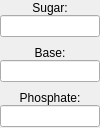
<?xml version="1.0" encoding="UTF-8"?>
<ui version="4.0">
 <class>CustomNucleotidePopup</class>
 <widget class="QWidget" name="CustomNucleotidePopup">
  <property name="geometry">
   <rect>
    <x>0</x>
    <y>0</y>
    <width>100</width>
    <height>128</height>
   </rect>
  </property>
  <property name="sizePolicy">
   <sizepolicy hsizetype="Preferred" vsizetype="Minimum">
    <horstretch>0</horstretch>
    <verstretch>0</verstretch>
   </sizepolicy>
  </property>
  <property name="windowTitle">
   <string>Form</string>
  </property>
  <layout class="QVBoxLayout" name="verticalLayout">
   <property name="spacing">
    <number>0</number>
   </property>
   <property name="leftMargin">
    <number>0</number>
   </property>
   <property name="topMargin">
    <number>0</number>
   </property>
   <property name="rightMargin">
    <number>0</number>
   </property>
   <property name="bottomMargin">
    <number>0</number>
   </property>
   <item>
    <widget class="QLabel" name="sugar_lbl">
     <property name="text">
      <string>Sugar:</string>
     </property>
     <property name="alignment">
      <set>Qt::AlignCenter</set>
     </property>
    </widget>
   </item>
   <item>
    <widget class="QLineEdit" name="sugar_le">
     <property name="alignment">
      <set>Qt::AlignCenter</set>
     </property>
    </widget>
   </item>
   <item>
    <spacer name="verticalSpacer">
     <property name="orientation">
      <enum>Qt::Vertical</enum>
     </property>
     <property name="sizeType">
      <enum>QSizePolicy::Fixed</enum>
     </property>
     <property name="sizeHint" stdset="0">
      <size>
       <width>0</width>
       <height>8</height>
      </size>
     </property>
    </spacer>
   </item>
   <item>
    <widget class="QLabel" name="base_lbl">
     <property name="text">
      <string>Base:</string>
     </property>
     <property name="alignment">
      <set>Qt::AlignCenter</set>
     </property>
    </widget>
   </item>
   <item>
    <widget class="QLineEdit" name="base_le">
     <property name="alignment">
      <set>Qt::AlignCenter</set>
     </property>
    </widget>
   </item>
   <item>
    <spacer name="verticalSpacer_2">
     <property name="orientation">
      <enum>Qt::Vertical</enum>
     </property>
     <property name="sizeType">
      <enum>QSizePolicy::Fixed</enum>
     </property>
     <property name="sizeHint" stdset="0">
      <size>
       <width>0</width>
       <height>8</height>
      </size>
     </property>
    </spacer>
   </item>
   <item>
    <widget class="QLabel" name="phosphate_lbl">
     <property name="text">
      <string>Phosphate:</string>
     </property>
     <property name="alignment">
      <set>Qt::AlignCenter</set>
     </property>
    </widget>
   </item>
   <item>
    <widget class="QLineEdit" name="phosphate_le">
     <property name="alignment">
      <set>Qt::AlignCenter</set>
     </property>
    </widget>
   </item>
   <item>
    <spacer name="verticalSpacer_3">
     <property name="orientation">
      <enum>Qt::Vertical</enum>
     </property>
     <property name="sizeType">
      <enum>QSizePolicy::Fixed</enum>
     </property>
     <property name="sizeHint" stdset="0">
      <size>
       <width>0</width>
       <height>1</height>
      </size>
     </property>
    </spacer>
   </item>
  </layout>
 </widget>
 <resources/>
 <connections/>
</ui>
